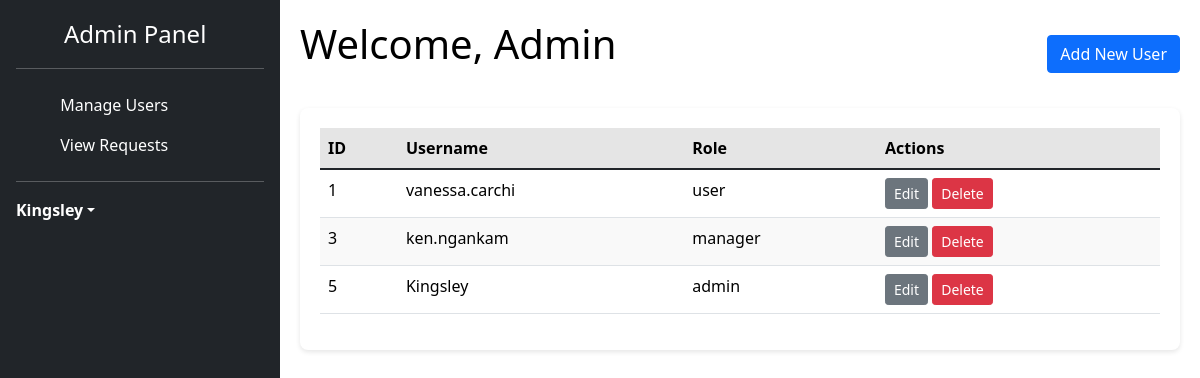
The app's page /admin_panel (signed in) with its own data.
### tables this page shows
CREATE TABLE users (
        id INTEGER PRIMARY KEY AUTOINCREMENT,
        username TEXT UNIQUE NOT NULL,
        password TEXT NOT NULL
    , role TEXT DEFAULT 'user');

### main.py (the view)
@app.route("/admin_panel")
def admin_panel():
    if "user" in session and session.get("role") == "admin":
        username = session.get("user")
        conn = sqlite3.connect("users.db")
        cursor = conn.cursor()
        cursor.execute("SELECT id, username, role FROM users")
        all_users = cursor.fetchall()
        conn.close()
        return render_template("HTML/admin_panel.html", users=all_users, username=username)
    return redirect(url_for("login"))

### templates/HTML/admin_panel.html (shortened to what this page needs)
<!DOCTYPE html>
<html lang="en">
<head>
  <link rel="stylesheet" href="{{ url_for('static', filename='CSS/sidebars.css') }}">
  <link rel="stylesheet" href="{{ url_for('static', filename='CSS/admin_panel.css') }}">
  <link rel="stylesheet" href="{{ url_for('static', filename='CSS/dashboard.css') }}">
  <link href="https://cdn.jsdelivr.net/npm/bootstrap@5.3.2/dist/css/bootstrap.min.css" rel="stylesheet">
  <link rel="stylesheet" href="https://cdn.jsdelivr.net/npm/flatpickr/dist/flatpickr.min.css">
  <link rel="stylesheet" href="https://cdn.jsdelivr.net/npm/@docsearch/css@3">
  <link href="../assets/dist/css/bootstrap.min.css" rel="stylesheet">
  <link rel="stylesheet" href="https://cdnjs.cloudflare.com/ajax/libs/bootstrap/5.1.3/css/bootstrap.min.css" />
  <link rel="stylesheet" href="https://cdnjs.cloudflare.com/ajax/libs/font-awesome/6.0.0/css/all.min.css" />
</head>
<body>
  <div class="app-container">
    <div class="sidebar flex-column flex-shrink-0 p-3 text-bg-dark" style="width: 280px;">
      <a href="/" class="d-flex align-items-center mb-3 mb-md-0 me-md-auto text-white text-decoration-none">
        <svg class="bi pe-none me-2" width="40" height="32"><use xlink:href="#bootstrap"/></svg>
        <span class="fs-4">Admin Panel</span>
      </a>
      <hr>
      <ul class="nav nav-pills flex-column mb-auto">
        <li class="nav-item">
          <a href="{{ url_for('admin_panel') }}" class="nav-link text-white" >
            <svg class="bi pe-none me-2" width="16" height="16"><use xlink:href="#"/></svg>
            Manage Users
          </a>
        </li>
        <li>
          <a href="{{ url_for('admin_requests') }}" class="nav-link text-white">
            <svg class="bi pe-none me-2" width="16" height="16"><use xlink:href="#"/></svg>
            View Requests
          </a>
        </li>
      </ul>
      <hr>
      <div class="dropdown">
        <a href="#" class="d-flex align-items-center text-white text-decoration-none dropdown-toggle" data-bs-toggle="dropdown" aria-expanded="false">
          <strong>{{ username }}</strong>
        </a>
      </div>
    </div>
  <div class="main-content">
    <header>
      <h1>Welcome, Admin</h1>
      <button class="btn btn-primary" data-bs-toggle="modal" data-bs-target="#addUserModal">Add New User</button>
    </header>
    <div class="table-container">
      <table class="table">
        <thead>
          <tr>
            <th>ID</th>
            <th>Username</th>
            <th>Role</th>
            <th>Actions</th>
          </tr>
        </thead>
        <tbody>
          {% for user in users %}
          <tr>
            <td>{{ user[0] }}</td>
            <td>{{ user[1] }}</td>
            <td>{{ user[2] }}</td>
            <td>
              <button class="btn btn-sm btn-secondary"
                      data-bs-toggle="modal"
                      data-bs-target="#editUserModal"
                      data-user-id="{{ user[0] }}"
                      data-username="{{ user[1] }}"
                      data-role="{{ user[2] }}">
                Edit
              </button>
              <a class="btn btn-sm btn-danger" href="{{ url_for('delete_user', user_id=user[0]) }}" onclick="return confirm('Are you sure you want to delete this user?')">
                Delete
              </a>
            </td>
          </tr>
          {% endfor %}
        </tbody>
      </table>
    </div>
  </div>
</body>
</html>

### static/CSS/sidebars.css (style rules this page uses)
body { min-height: 100vh; min-height: -webkit-fill-available; }
html { height: -webkit-fill-available; }
.dropdown-toggle { outline: 0; }
.nav-link { display: flex; align-items: center; padding: 10px 15px; color: white; border-radius: 6px; transition: background-color 0.2s ease; }

### static/CSS/admin_panel.css (style rules this page uses)
body { background: #f0f2f5; font-family: "Poppins", sans-serif; }
.main-content { padding: 20px; }
header { display: flex; justify-content: space-between; align-items: center; margin-bottom: 20px; }
header h1 { color: black; }
.table-container { background: #fff; border-radius: 8px; padding: 20px; box-shadow: 0 2px 5px rgba(0,0,0,0.1); }
table { width: 100%; border-collapse: collapse; }
table th, table td { padding: 12px; text-align: left; }
table thead { background: #E5E5E5; color: #fff; }
table tbody tr:nth-child(even) { background: #f9f9f9; }

### static/CSS/dashboard.css (style rules this page uses)
*,body { margin:0 }
* { padding:0;box-sizing:border-box }
body { font-family:Poppins,sans-serif; height:100vh; background:#f8f9fa; color:#000; }
.app-container { display: flex; height: 100vh; }
.main-content { flex:1; padding:20px; overflow-y:auto; }
.main-content h1 { margin-bottom:20px; }
.bi { vertical-align:-.125em; fill:currentColor }

### records on screen
users: username "Kingsley", id "5", role "admin"
users: id "1", username "vanessa.carchi", role "user"
users: id "3", username "ken.ngankam", role "manager"
